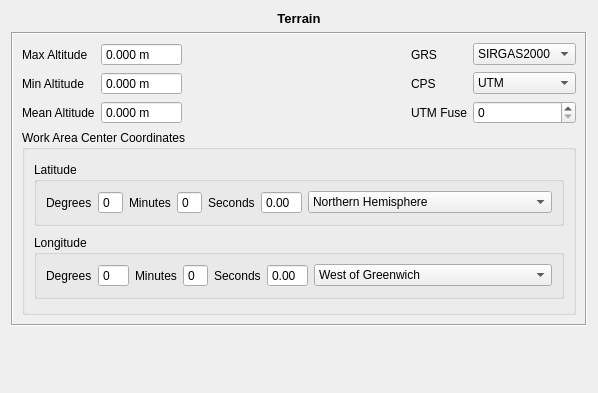
<?xml version="1.0" encoding="UTF-8"?>
<ui version="4.0">
 <class>Terreno</class>
 <widget class="QWidget" name="Terreno">
  <property name="geometry">
   <rect>
    <x>0</x>
    <y>0</y>
    <width>598</width>
    <height>393</height>
   </rect>
  </property>
  <property name="windowTitle">
   <string>Form</string>
  </property>
  <layout class="QVBoxLayout" name="verticalLayout_3">
   <item>
    <widget class="QLabel" name="label_3">
     <property name="text">
      <string>&lt;!DOCTYPE HTML PUBLIC &quot;-//W3C//DTD HTML 4.0//EN&quot; &quot;http://www.w3.org/TR/REC-html40/strict.dtd&quot;&gt;
&lt;html&gt;&lt;head&gt;&lt;meta name=&quot;qrichtext&quot; content=&quot;1&quot; /&gt;&lt;style type=&quot;text/css&quot;&gt;
p, li { white-space: pre-wrap; }
&lt;/style&gt;&lt;/head&gt;&lt;body style=&quot; font-family:'Sans'; font-size:10pt; font-weight:400; font-style:normal;&quot;&gt;
&lt;p style=&quot; margin-top:0px; margin-bottom:0px; margin-left:0px; margin-right:0px; -qt-block-indent:0; text-indent:0px;&quot;&gt;&lt;span style=&quot; font-weight:600;&quot;&gt;Terrain&lt;/span&gt;&lt;/p&gt;&lt;/body&gt;&lt;/html&gt;</string>
     </property>
     <property name="alignment">
      <set>Qt::AlignCenter</set>
     </property>
    </widget>
   </item>
   <item>
    <widget class="QFrame" name="frame">
     <property name="frameShape">
      <enum>QFrame::Box</enum>
     </property>
     <property name="frameShadow">
      <enum>QFrame::Sunken</enum>
     </property>
     <layout class="QVBoxLayout" name="verticalLayout">
      <item>
       <layout class="QGridLayout" name="gridLayout">
        <item row="0" column="3">
         <widget class="QLabel" name="label">
          <property name="minimumSize">
           <size>
            <width>0</width>
            <height>0</height>
           </size>
          </property>
          <property name="text">
           <string>GRS</string>
          </property>
         </widget>
        </item>
        <item row="0" column="4">
         <widget class="QComboBox" name="grsComboBox">
          <item>
           <property name="text">
            <string>SIRGAS2000</string>
           </property>
          </item>
          <item>
           <property name="text">
            <string>SAD69</string>
           </property>
          </item>
          <item>
           <property name="text">
            <string>WGS84</string>
           </property>
          </item>
         </widget>
        </item>
        <item row="1" column="4">
         <widget class="QComboBox" name="cpsComboBox">
          <item>
           <property name="text">
            <string>UTM</string>
           </property>
          </item>
         </widget>
        </item>
        <item row="1" column="3">
         <widget class="QLabel" name="label_2">
          <property name="minimumSize">
           <size>
            <width>0</width>
            <height>0</height>
           </size>
          </property>
          <property name="text">
           <string>CPS</string>
          </property>
         </widget>
        </item>
        <item row="1" column="2">
         <spacer name="horizontalSpacer">
          <property name="orientation">
           <enum>Qt::Horizontal</enum>
          </property>
          <property name="sizeHint" stdset="0">
           <size>
            <width>30</width>
            <height>20</height>
           </size>
          </property>
         </spacer>
        </item>
        <item row="2" column="3">
         <widget class="QLabel" name="label_10">
          <property name="text">
           <string>UTM Fuse</string>
          </property>
         </widget>
        </item>
        <item row="2" column="4">
         <widget class="QSpinBox" name="utmFuseSpin">
          <property name="maximum">
           <number>60</number>
          </property>
         </widget>
        </item>
        <item row="2" column="1">
         <widget class="EfotoDoubleSpinBox" name="meanAltSpinBox">
          <property name="toolTip">
           <string>Mean Altitude Above Sea Level</string>
          </property>
          <property name="buttonSymbols">
           <enum>QAbstractSpinBox::NoButtons</enum>
          </property>
          <property name="accelerated">
           <bool>true</bool>
          </property>
          <property name="prefix">
           <string/>
          </property>
          <property name="suffix">
           <string> m</string>
          </property>
          <property name="decimals">
           <number>3</number>
          </property>
          <property name="minimum">
           <double>-1000.000000000000000</double>
          </property>
          <property name="maximum">
           <double>10000.000000000000000</double>
          </property>
         </widget>
        </item>
        <item row="2" column="0">
         <widget class="QLabel" name="meanAltitudeLabel">
          <property name="minimumSize">
           <size>
            <width>0</width>
            <height>0</height>
           </size>
          </property>
          <property name="text">
           <string>Mean Altitude</string>
          </property>
         </widget>
        </item>
        <item row="0" column="0">
         <widget class="QLabel" name="maxAltitudeLabel">
          <property name="minimumSize">
           <size>
            <width>0</width>
            <height>0</height>
           </size>
          </property>
          <property name="text">
           <string>Max Altitude</string>
          </property>
         </widget>
        </item>
        <item row="0" column="1">
         <widget class="EfotoDoubleSpinBox" name="maxAltSpinBox">
          <property name="toolTip">
           <string>Max Altitude Above Sea Level</string>
          </property>
          <property name="buttonSymbols">
           <enum>QAbstractSpinBox::NoButtons</enum>
          </property>
          <property name="accelerated">
           <bool>true</bool>
          </property>
          <property name="suffix">
           <string> m</string>
          </property>
          <property name="decimals">
           <number>3</number>
          </property>
          <property name="maximum">
           <double>10000.000000000000000</double>
          </property>
         </widget>
        </item>
        <item row="1" column="1">
         <widget class="EfotoDoubleSpinBox" name="minAltSpinBox">
          <property name="toolTip">
           <string>Min Altitude Above Sea Level</string>
          </property>
          <property name="buttonSymbols">
           <enum>QAbstractSpinBox::NoButtons</enum>
          </property>
          <property name="accelerated">
           <bool>true</bool>
          </property>
          <property name="prefix">
           <string/>
          </property>
          <property name="suffix">
           <string> m</string>
          </property>
          <property name="decimals">
           <number>3</number>
          </property>
          <property name="minimum">
           <double>-1000.000000000000000</double>
          </property>
          <property name="maximum">
           <double>10000.000000000000000</double>
          </property>
         </widget>
        </item>
        <item row="1" column="0">
         <widget class="QLabel" name="minAltitudeLabel">
          <property name="minimumSize">
           <size>
            <width>0</width>
            <height>0</height>
           </size>
          </property>
          <property name="text">
           <string>Min Altitude</string>
          </property>
         </widget>
        </item>
       </layout>
      </item>
      <item>
       <widget class="QGroupBox" name="groupBox">
        <property name="sizePolicy">
         <sizepolicy hsizetype="Preferred" vsizetype="Preferred">
          <horstretch>0</horstretch>
          <verstretch>0</verstretch>
         </sizepolicy>
        </property>
        <property name="minimumSize">
         <size>
          <width>246</width>
          <height>185</height>
         </size>
        </property>
        <property name="title">
         <string>Work Area Center Coordinates</string>
        </property>
        <layout class="QVBoxLayout" name="verticalLayout_2">
         <item>
          <widget class="QGroupBox" name="groupBox_2">
           <property name="sizePolicy">
            <sizepolicy hsizetype="MinimumExpanding" vsizetype="Fixed">
             <horstretch>0</horstretch>
             <verstretch>0</verstretch>
            </sizepolicy>
           </property>
           <property name="title">
            <string>Latitude</string>
           </property>
           <layout class="QHBoxLayout" name="horizontalLayout_6" stretch="0,0,0,1">
            <item>
             <layout class="QHBoxLayout" name="horizontalLayout_5">
              <item>
               <widget class="QLabel" name="label_4">
                <property name="text">
                 <string>Degrees</string>
                </property>
               </widget>
              </item>
              <item>
               <widget class="QSpinBox" name="latDegreeSpin">
                <property name="buttonSymbols">
                 <enum>QAbstractSpinBox::NoButtons</enum>
                </property>
                <property name="accelerated">
                 <bool>true</bool>
                </property>
                <property name="maximum">
                 <number>90</number>
                </property>
               </widget>
              </item>
             </layout>
            </item>
            <item>
             <layout class="QHBoxLayout" name="horizontalLayout_4">
              <item>
               <widget class="QLabel" name="label_5">
                <property name="text">
                 <string>Minutes</string>
                </property>
               </widget>
              </item>
              <item>
               <widget class="QSpinBox" name="latMinutesSpin">
                <property name="buttonSymbols">
                 <enum>QAbstractSpinBox::NoButtons</enum>
                </property>
                <property name="accelerated">
                 <bool>true</bool>
                </property>
                <property name="maximum">
                 <number>59</number>
                </property>
               </widget>
              </item>
             </layout>
            </item>
            <item>
             <layout class="QHBoxLayout" name="horizontalLayout_3">
              <item>
               <widget class="QLabel" name="label_6">
                <property name="text">
                 <string>Seconds</string>
                </property>
               </widget>
              </item>
              <item>
               <widget class="EfotoDoubleSpinBox" name="latSecondSpin">
                <property name="sizePolicy">
                 <sizepolicy hsizetype="Minimum" vsizetype="Fixed">
                  <horstretch>0</horstretch>
                  <verstretch>0</verstretch>
                 </sizepolicy>
                </property>
                <property name="maximumSize">
                 <size>
                  <width>75</width>
                  <height>16777215</height>
                 </size>
                </property>
                <property name="buttonSymbols">
                 <enum>QAbstractSpinBox::NoButtons</enum>
                </property>
                <property name="accelerated">
                 <bool>true</bool>
                </property>
                <property name="maximum">
                 <double>59.990000000000002</double>
                </property>
               </widget>
              </item>
             </layout>
            </item>
            <item>
             <layout class="QHBoxLayout" name="horizontalLayout">
              <property name="sizeConstraint">
               <enum>QLayout::SetMaximumSize</enum>
              </property>
              <item>
               <widget class="QComboBox" name="latDirCombo">
                <property name="sizePolicy">
                 <sizepolicy hsizetype="Minimum" vsizetype="Fixed">
                  <horstretch>0</horstretch>
                  <verstretch>0</verstretch>
                 </sizepolicy>
                </property>
                <property name="minimumSize">
                 <size>
                  <width>0</width>
                  <height>0</height>
                 </size>
                </property>
                <property name="maximumSize">
                 <size>
                  <width>16777215</width>
                  <height>16777215</height>
                 </size>
                </property>
                <property name="layoutDirection">
                 <enum>Qt::LeftToRight</enum>
                </property>
                <property name="autoFillBackground">
                 <bool>false</bool>
                </property>
                <property name="sizeAdjustPolicy">
                 <enum>QComboBox::AdjustToContents</enum>
                </property>
                <item>
                 <property name="text">
                  <string>Northern Hemisphere</string>
                 </property>
                </item>
                <item>
                 <property name="text">
                  <string>Southern Hemisphere</string>
                 </property>
                </item>
               </widget>
              </item>
             </layout>
            </item>
           </layout>
          </widget>
         </item>
         <item>
          <widget class="QGroupBox" name="groupBox_3">
           <property name="sizePolicy">
            <sizepolicy hsizetype="MinimumExpanding" vsizetype="Fixed">
             <horstretch>0</horstretch>
             <verstretch>0</verstretch>
            </sizepolicy>
           </property>
           <property name="title">
            <string>Longitude</string>
           </property>
           <layout class="QHBoxLayout" name="horizontalLayout_10" stretch="0,0,0,1">
            <item>
             <layout class="QHBoxLayout" name="horizontalLayout_9">
              <item>
               <widget class="QLabel" name="label_7">
                <property name="text">
                 <string>Degrees</string>
                </property>
               </widget>
              </item>
              <item>
               <widget class="QSpinBox" name="longDegreeSpin">
                <property name="buttonSymbols">
                 <enum>QAbstractSpinBox::NoButtons</enum>
                </property>
                <property name="accelerated">
                 <bool>true</bool>
                </property>
                <property name="maximum">
                 <number>180</number>
                </property>
               </widget>
              </item>
             </layout>
            </item>
            <item>
             <layout class="QHBoxLayout" name="horizontalLayout_8">
              <item>
               <widget class="QLabel" name="label_8">
                <property name="text">
                 <string>Minutes</string>
                </property>
               </widget>
              </item>
              <item>
               <widget class="QSpinBox" name="longMinutesSpin">
                <property name="buttonSymbols">
                 <enum>QAbstractSpinBox::NoButtons</enum>
                </property>
                <property name="accelerated">
                 <bool>true</bool>
                </property>
                <property name="maximum">
                 <number>59</number>
                </property>
               </widget>
              </item>
             </layout>
            </item>
            <item>
             <layout class="QHBoxLayout" name="horizontalLayout_7">
              <item>
               <widget class="QLabel" name="label_9">
                <property name="text">
                 <string>Seconds</string>
                </property>
               </widget>
              </item>
              <item>
               <widget class="EfotoDoubleSpinBox" name="longSecondSpin">
                <property name="sizePolicy">
                 <sizepolicy hsizetype="Minimum" vsizetype="Fixed">
                  <horstretch>0</horstretch>
                  <verstretch>0</verstretch>
                 </sizepolicy>
                </property>
                <property name="maximumSize">
                 <size>
                  <width>75</width>
                  <height>16777215</height>
                 </size>
                </property>
                <property name="buttonSymbols">
                 <enum>QAbstractSpinBox::NoButtons</enum>
                </property>
                <property name="accelerated">
                 <bool>true</bool>
                </property>
                <property name="maximum">
                 <double>59.990000000000002</double>
                </property>
               </widget>
              </item>
             </layout>
            </item>
            <item>
             <layout class="QHBoxLayout" name="horizontalLayout_2">
              <item>
               <widget class="QComboBox" name="longDirCombo">
                <property name="sizePolicy">
                 <sizepolicy hsizetype="Minimum" vsizetype="Fixed">
                  <horstretch>0</horstretch>
                  <verstretch>0</verstretch>
                 </sizepolicy>
                </property>
                <property name="minimumSize">
                 <size>
                  <width>0</width>
                  <height>0</height>
                 </size>
                </property>
                <property name="maximumSize">
                 <size>
                  <width>16777215</width>
                  <height>16777215</height>
                 </size>
                </property>
                <item>
                 <property name="text">
                  <string>West of Greenwich</string>
                 </property>
                </item>
                <item>
                 <property name="text">
                  <string>East of Greenwich</string>
                 </property>
                </item>
               </widget>
              </item>
             </layout>
            </item>
           </layout>
          </widget>
         </item>
        </layout>
       </widget>
      </item>
     </layout>
    </widget>
   </item>
   <item>
    <spacer name="verticalSpacer">
     <property name="orientation">
      <enum>Qt::Vertical</enum>
     </property>
     <property name="sizeHint" stdset="0">
      <size>
       <width>20</width>
       <height>40</height>
      </size>
     </property>
    </spacer>
   </item>
  </layout>
 </widget>
 <customwidgets>
  <customwidget>
   <class>EfotoDoubleSpinBox</class>
   <extends>QDoubleSpinBox</extends>
   <header>EfotoDoubleSpinBox.h</header>
  </customwidget>
 </customwidgets>
 <tabstops>
  <tabstop>maxAltSpinBox</tabstop>
  <tabstop>minAltSpinBox</tabstop>
  <tabstop>meanAltSpinBox</tabstop>
  <tabstop>grsComboBox</tabstop>
  <tabstop>cpsComboBox</tabstop>
  <tabstop>utmFuseSpin</tabstop>
  <tabstop>latDegreeSpin</tabstop>
  <tabstop>latMinutesSpin</tabstop>
  <tabstop>latSecondSpin</tabstop>
  <tabstop>latDirCombo</tabstop>
  <tabstop>longDegreeSpin</tabstop>
  <tabstop>longMinutesSpin</tabstop>
  <tabstop>longSecondSpin</tabstop>
  <tabstop>longDirCombo</tabstop>
 </tabstops>
 <resources/>
 <connections/>
</ui>
